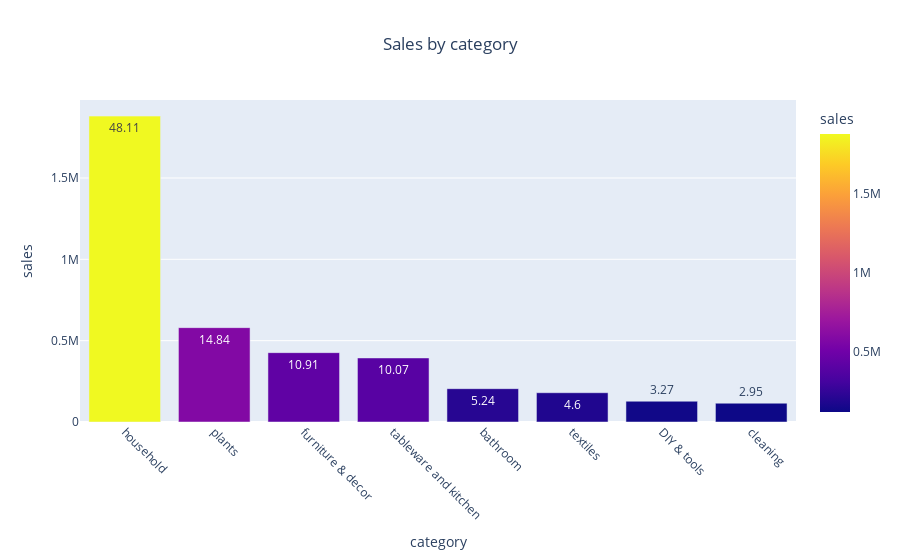

Notebook code cell kept with this figure:
### Code cell
fig_cat_sales = px.bar(
    cat_sales, x='product_category', y='line_total',
    color='line_total',
    title='Sales by category',
    labels={'product_category': 'category', 'line_total': 'sales', 'perc': '% of total sales'},
    text='perc')
fig_cat_sales.update_layout(title_x=0.5, xaxis_tickangle=45)
fig_cat_sales.show()

### Figure 1 — Plotly figure (JSON) as saved in the notebook; plotly's stock layout.template omitted (floating-point values rounded to 4 significant figures)
{"data": [{"alignmentgroup": "True", "hovertemplate": "category=%{x}<br>sales=%{marker.color}<br>% of total sales=%{text}<extra></extra>", "legendgroup": "", "marker": {"color": [1880270, 580063, 426294, 393752, 204906, 179883, 127683, 115472], "coloraxis": "coloraxis", "pattern": {"shape": ""}}, "name": "", "offsetgroup": "", "orientation": "v", "showlegend": false, "text": [48.11, 14.84, 10.91, 10.07, 5.24, 4.6, 3.27, 2.95], "textposition": "auto", "type": "bar", "x": ["household", "plants", "furniture & decor", "tableware and kitchen", "bathroom", "textiles", "DIY & tools", "cleaning"], "xaxis": "x", "y": [1880270, 580063, 426294, 393752, 204906, 179883, 127683, 115472], "yaxis": "y"}], "layout": {"barmode": "relative", "coloraxis": {"colorbar": {"title": {"text": "sales"}}, "colorscale": [[0, "#0d0887"], [0.1111, "#46039f"], [0.2222, "#7201a8"], [0.3333, "#9c179e"], [0.4444, "#bd3786"], [0.5556, "#d8576b"], [0.6667, "#ed7953"], [0.7778, "#fb9f3a"], [0.8889, "#fdca26"], [1, "#f0f921"]]}, "legend": {"tracegroupgap": 0}, "title": {"text": "Sales by category", "x": 0.5}, "xaxis": {"anchor": "y", "domain": [0, 1], "tickangle": 45, "title": {"text": "category"}}, "yaxis": {"anchor": "x", "domain": [0, 1], "title": {"text": "sales"}}}}
